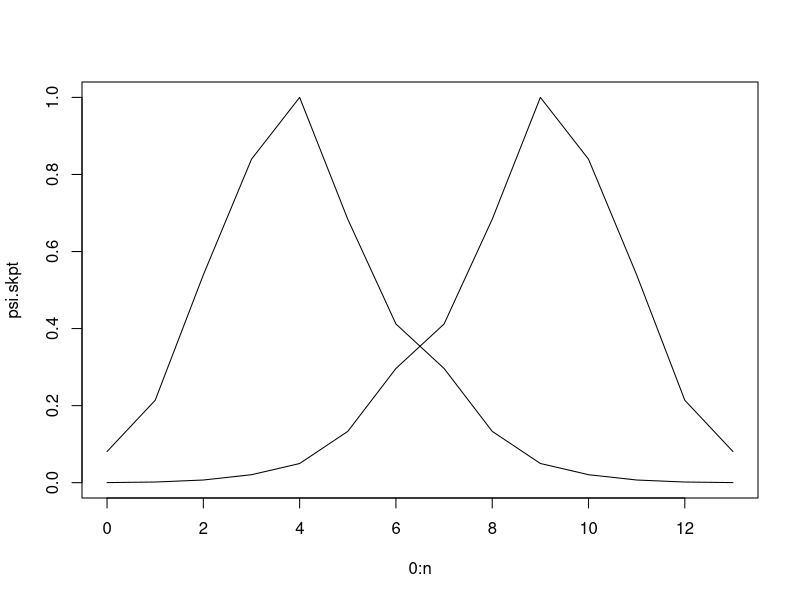

R code for this plot: (Note: this script raises an error after producing the figure.)
rm(list=ls())

n <- 10
x <- 5
a <- 4
b <- 8
m <- a/(a+b)
s <- (a+b)

prior.kernel  <- function(p) p^(a-1)*(1-p)^(b-1)
prior.nc      <- integrate(prior.kernel, 0, 1)[[1]]

post.kernel   <- function(p) choose(n,x)*p^(x+a-1)*(1-p)^(n-x+b-1)/prior.nc
post.nc       <- integrate(post.kernel, 0, 1)[[1]]
post.density  <- function(p) post.kernel(p)/post.nc

# Verify that posterior distribution can be calculated computationally
p.seq        <- seq(0,1,length=5)
norm(post.density(p.seq)-dbeta(p.seq,x+a,n-x+b),type="2")

# Verify that prior predictive distribution can be calculated computationally
library(rmutil)
norm(post.nc-dbetabinom(x,n,m,s),type="2")


rm(list=ls())

# Evaluates prior-data conflict metric 
# Uses closed-form prior predictive values
# Evans2006, pg897, ex2
evans <- function(n, t0, a, b){
  
  m <- a/(a+b)
  s <- (a+b)
  
  
  
  sum(dbetabinom(0:n, size = n, m = m, s = s)[
    round(dbetabinom(0:n, size = n, m = m, s = s),5) <= 
    round(dbetabinom(t0, size = n, m = m, s = s),5)])
}

n <- 13
a.skpt <- 4
b.skpt <- 8
a.enth <- 8
b.enth <- 4

psi.skpt <- NA
psi.enth <- NA

for (i in 1:(n+1)){
  psi.skpt[i] <- evans(n, i-1, a.skpt, b.skpt)
  psi.enth[i] <- evans(n, i-1, a.enth, b.enth)
}

psi.enth-psi.skpt

plot(0:n,psi.skpt,type='l')
lines(0:n,psi.enth,type='l')

rm(list=ls())

y <- NA
n <- 100
a <- 5
b <- 20
for (i in 1:n+1){
  y[i] <- evans(n = n, i-1,a=a,b=b)
}
